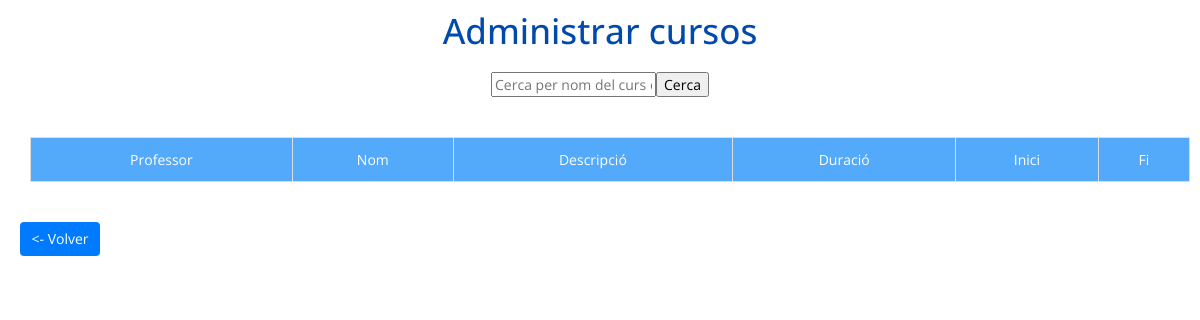
/teacher/teacherCourses.php (signed in), run on an earlier commit of the app's database.
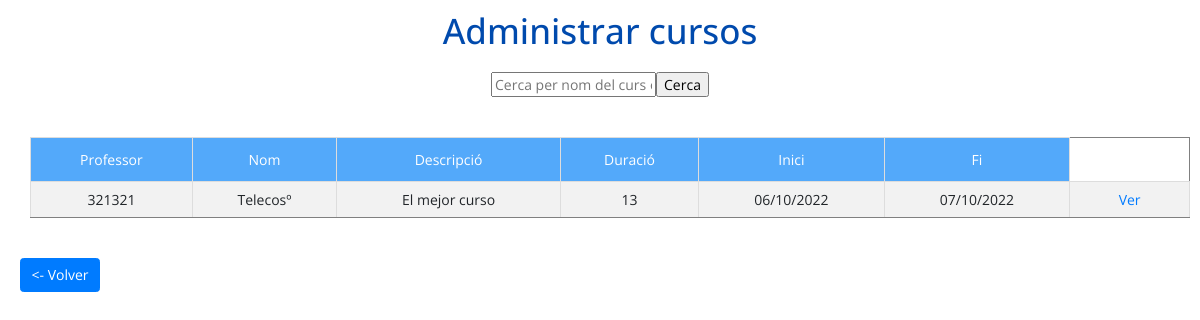
And on a later commit of the database.
### tables this page shows
CREATE TABLE `courses` (
  `id_course` int(11) NOT NULL,
  `teacher_id` int(11) NOT NULL,
  `name` varchar(50) NOT NULL,
  `description` varchar(255) NOT NULL,
  `duration` int(15) DEFAULT NULL,
  `start` int(50) NOT NULL,
  `end` int(50) NOT NULL
);

CREATE TABLE `teacher` (
  `teacher_id` int(11) NOT NULL,
  `dni` varchar(21) NOT NULL,
  `name` varchar(50) NOT NULL,
  `surname` varchar(50) NOT NULL,
  `title` varchar(50) NOT NULL,
  `description` varchar(50) NOT NULL,
  `password` varchar(255) NOT NULL,
  `created_at` datetime DEFAULT current_timestamp(),
  `image` varchar(100) DEFAULT NULL
);

### teacher/teacherCourses.php (the view, shortened to what this page needs)
<!DOCTYPE html>
<html lang="en">
<head>
  <link rel="stylesheet" href="../styles/admin.css">
  <link rel="stylesheet" href="https://stackpath.bootstrapcdn.com/bootstrap/4.5.2/css/bootstrap.min.css">
</head>
<body>
  <h1>Administrar cursos</h1>
  <?php
  $con = mysqli_connect("localhost", "root", "");
  mysqli_select_db($con, "courses");
  echo "<div style='display: flex; justify-content: center; margin-bottom: 20px; align-items:center;'>";
  echo "<form action='teacherCourses.php' method='GET'>";
  echo "<input type='text' name='search' placeholder='Cerca per nom del curs o DNI'>";
  echo "<input type='submit' value='Cerca'>";
  echo "</form>";
  echo "</div>";
  $query = "SELECT * FROM courses";
  $courses = mysqli_query($con, $query);
  ?>
  <div style="width: 100%; display: flex; justify-content: center; margin-bottom: 20px; align-items:center;">
    <?php
    echo "<table border='1'>
<tr>
<th>Professor</th>
<th>Nom</th>
<th>Descripció</th>
<th>Duració</th>
<th>Inici</th>
<th>Fi</th>
</tr>";
    $query = 'SELECT * FROM teacher';
    $result = mysqli_query($con, $query);
    while ($course_row = mysqli_fetch_array($courses)) {
      $enrollmentQuery = "SELECT * FROM enrollment WHERE id_course = " . $course_row['id_course'] . " AND id_student = " . $_SESSION['id'];
      $resultQuery = mysqli_query($con, $enrollmentQuery);
      if ($course_row['start'] > time() && mysqli_num_rows($resultQuery) == 0) {
        echo "<tr>";
        while ($teacher_row = mysqli_fetch_array($result)) {
          if ($teacher_row['teacher_id'] == $teacher_row['teacher_id']) {
            $teacher_name = $teacher_row['name'];
          }
        }
          if ($course_row['teacher_id'] == $_SESSION['id']) {
            echo "<td>" . $teacher_name . "</td>";
            echo "<td>" . $course_row['name'] . "</td>";
            echo "<td>" . $course_row['description'] . "</td>";
            echo "<td>" . $course_row['duration'] . "</td>";
            echo "<td>" . date('d/m/Y', $course_row['start']) . "</td>";
            echo "<td>" . date('d/m/Y', $course_row['end']) . "</td>";
            echo "<form method='post' action=" . htmlspecialchars($_SERVER["PHP_SELF"]) . " >";
            echo "<td><a href='teacherCourse.php?id_course=" . $course_row['id_course'] . "'>Ver</a>";
            echo "</td>";
            echo "</tr>";
          }
      }
      mysqli_data_seek($result, 0);
    }
    echo "</table>";
    ?>
  </div>
  <a href="teacherPanel.php" class="btn btn-primary">
    <- Volver</a>
</body>
</html>

What changed in the data, as far as the page shows it:
added courses: teacher.name "321321", name "Telecosº", description "El mejor curso", duration "13", start "06/10/2022", end "07/10/2022"
